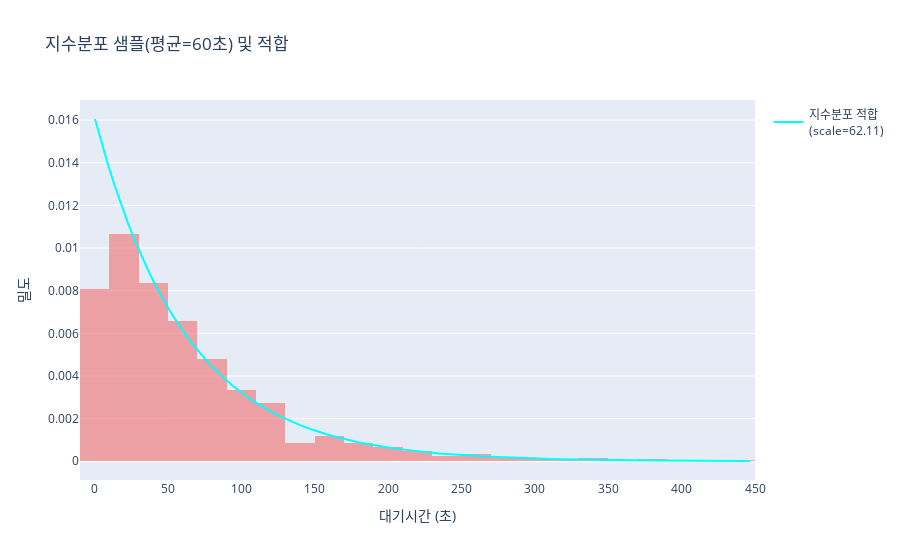

Notebook code for this chart:
### Markdown cell above
지수분포

### Code cell
# 1.4 지수분포 데이터 생성 및 적합 (plotly)
# 참고: https://medium.com/@snehabajaj108/the-poisson-exponential-distribution-using-python-2e9959fdcbc7

# 평균 두 이벤트 간 시간(초)이 50, 60, 80인 경우의 지수분포 샘플 생성
np.random.seed(42)
exp_data_50 = stats.expon.rvs(scale=50, size=1000)
exp_data_60 = stats.expon.rvs(scale=60, size=1000)
exp_data_80 = stats.expon.rvs(scale=80, size=1000)

# 하나의 데이터셋(예: scale=60)만 적합 및 시각화
exp_data = exp_data_60
loce, scalee = stats.expon.fit(exp_data, floc=0)
xe = np.linspace(exp_data.min(), exp_data.max(), 100)
df_exp = pd.DataFrame({'대기시간': exp_data})

fig4 = px.histogram(
    df_exp, x='대기시간', nbins=30, histnorm='probability density',
    opacity=0.7, color_discrete_sequence=['lightcoral'],
    labels={'대기시간': '대기시간 (초)'},
    title="지수분포 샘플(평균=60초) 및 적합"
)
fig4.add_scatter(
    x=xe, y=stats.expon.pdf(xe, loc=loce, scale=scalee),
    mode='lines', name=f"지수분포 적합<br>(scale={scalee:.2f})", line=dict(color='cyan')
)
fig4.update_layout(
    xaxis_title="대기시간 (초)",
    yaxis_title="밀도"
)
fig4.show()

### Figure 1 — Plotly figure (JSON) as saved in the notebook; plotly's stock layout.template omitted (floating-point values rounded to 4 significant figures; data arrays with more than 128 entries replaced by an {"elided": "..."} marker saying what was removed)
{"data": [{"bingroup": "x", "histnorm": "probability density", "hovertemplate": "대기시간 (초)=%{x}<br>probability density=%{y}<extra></extra>", "legendgroup": "", "marker": {"color": "lightcoral", "opacity": 0.7, "pattern": {"shape": ""}}, "name": "", "nbinsx": 30, "orientation": "v", "showlegend": false, "type": "histogram", "x": {"elided": "1000 float values"}, "xaxis": "x", "yaxis": "y"}, {"line": {"color": "cyan"}, "mode": "lines", "name": "지수분포 적합<br>(scale=62.11)", "type": "scatter", "x": [0.1934, 4.702, 9.21, 13.72, 18.23, 22.73, 27.24, 31.75, 36.26, 40.77, 45.28, 49.78, 54.29, 58.8, 63.31, 67.82, 72.32, 76.83, 81.34, 85.85, 90.36, 94.87, 99.37, 103.9, 108.4, 112.9, 117.4, 121.9, 126.4, 130.9, 135.4, 139.9, 144.5, 149.0, 153.5, 158.0, 162.5, 167.0, 171.5, 176.0, 180.5, 185.0, 189.5, 194.0, 198.6, 203.1, 207.6, 212.1, 216.6, 221.1, 225.6, 230.1, 234.6, 239.1, 243.6, 248.1, 252.7, 257.2, 261.7, 266.2, 270.7, 275.2, 279.7, 284.2, 288.7, 293.2, 297.7, 302.2, 306.7, 311.3, 315.8, 320.3, 324.8, 329.3, 333.8, 338.3, 342.8, 347.3, 351.8, 356.3, 360.8, 365.4, 369.9, 374.4, 378.9, 383.4, 387.9, 392.4, 396.9, 401.4, 405.9, 410.4, 414.9, 419.5, 424.0, 428.5, 433.0, 437.5, 442.0, 446.5], "y": [0.01605, 0.01493, 0.01388, 0.01291, 0.01201, 0.01117, 0.01038, 0.009657, 0.008981, 0.008352, 0.007767, 0.007223, 0.006718, 0.006247, 0.00581, 0.005403, 0.005025, 0.004673, 0.004346, 0.004042, 0.003759, 0.003495, 0.003251, 0.003023, 0.002811, 0.002615, 0.002432, 0.002261, 0.002103, 0.001956, 0.001819, 0.001691, 0.001573, 0.001463, 0.00136, 0.001265, 0.001177, 0.001094, 0.001018, 0.0009464, 0.0008801, 0.0008185, 0.0007612, 0.0007079, 0.0006583, 0.0006122, 0.0005694, 0.0005295, 0.0004924, 0.0004579, 0.0004259, 0.0003961, 0.0003683, 0.0003425, 0.0003186, 0.0002963, 0.0002755, 0.0002562, 0.0002383, 0.0002216, 0.0002061, 0.0001917, 0.0001782, 0.0001658, 0.0001542, 0.0001434, 0.0001333, 0.000124, 0.0001153, 0.0001072, 9.972e-05, 9.274e-05, 8.625e-05, 8.021e-05, 7.459e-05, 6.937e-05, 6.451e-05, 6e-05, 5.58e-05, 5.189e-05, 4.826e-05, 4.488e-05, 4.174e-05, 3.881e-05, 3.61e-05, 3.357e-05, 3.122e-05, 2.903e-05, 2.7e-05, 2.511e-05, 2.335e-05, 2.172e-05, 2.02e-05, 1.878e-05, 1.747e-05, 1.624e-05, 1.511e-05, 1.405e-05, 1.307e-05, 1.215e-05]}], "layout": {"barmode": "relative", "legend": {"tracegroupgap": 0}, "title": {"text": "지수분포 샘플(평균=60초) 및 적합"}, "xaxis": {"anchor": "y", "domain": [0, 1], "title": {"text": "대기시간 (초)"}}, "yaxis": {"anchor": "x", "domain": [0, 1], "title": {"text": "밀도"}}}}
